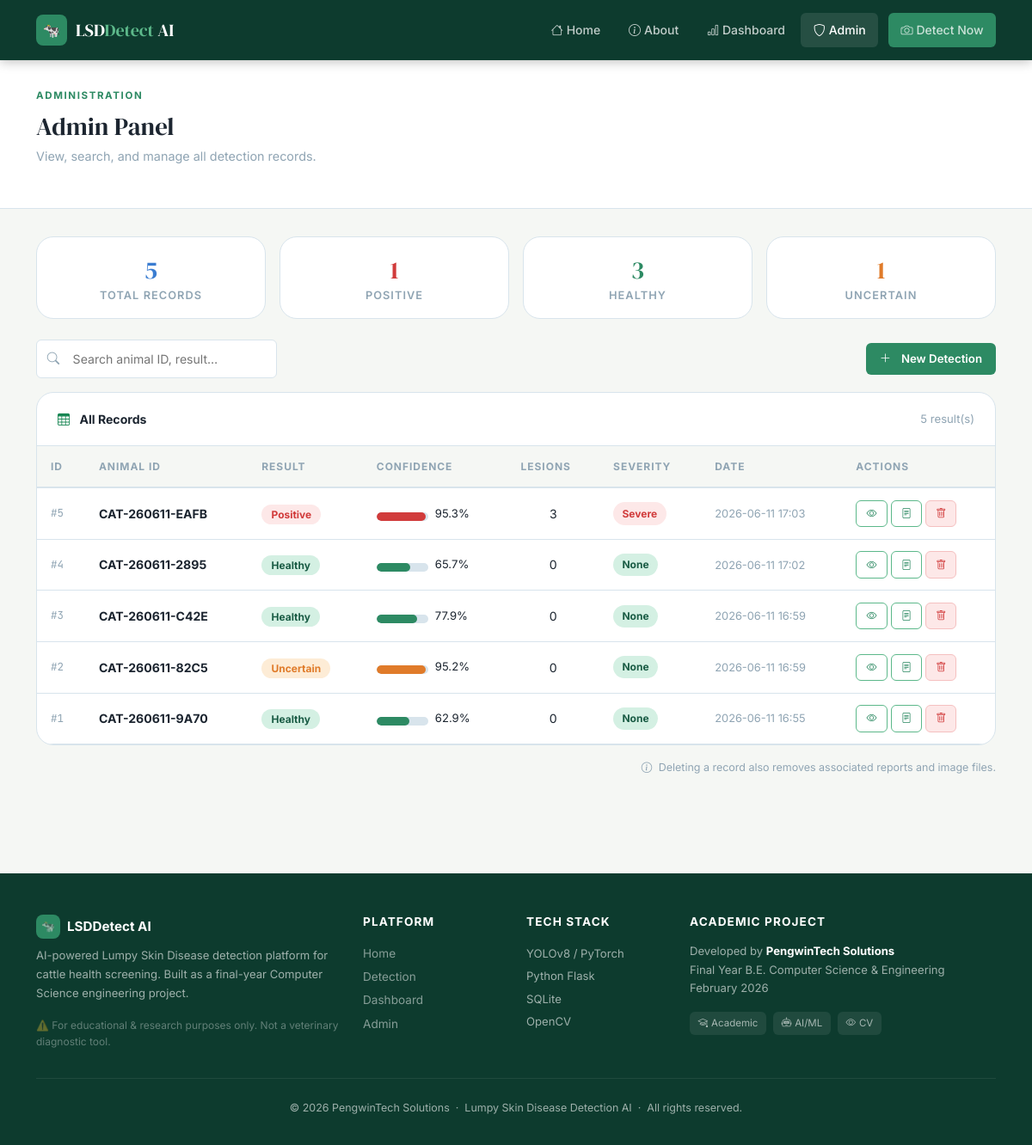
The page /admin on the database its author committed.
### tables this page shows
CREATE TABLE detections (
            id          INTEGER PRIMARY KEY AUTOINCREMENT,
            animal_id   TEXT NOT NULL,
            image_name  TEXT NOT NULL,
            image_path  TEXT NOT NULL,
            result      TEXT NOT NULL,          -- 'Positive' | 'Healthy' | 'Uncertain'
            confidence  REAL NOT NULL,
            lesion_count INTEGER DEFAULT 0,
            severity    TEXT DEFAULT 'None',    -- None | Mild | Moderate | Severe
            notes       TEXT,
            created_at  TEXT NOT NULL
        );

### app.py (the view)
@app.route('/admin')
def admin():
    search = request.args.get('q', '')
    records = db.get_all_detections(search=search)
    stats = db.get_dashboard_stats()
    return render_template('admin.html', records=records, search=search, stats=stats)

### database.py (called while the page is built)
def get_db():
    conn = sqlite3.connect(DB_PATH)
    conn.row_factory = sqlite3.Row
    return conn

def get_all_detections(search=''):
    conn = get_db()
    cursor = conn.cursor()
    if search:
        cursor.execute('''
            SELECT * FROM detections
            WHERE animal_id LIKE ? OR result LIKE ? OR image_name LIKE ?
            ORDER BY created_at DESC
        ''', (f'%{search}%', f'%{search}%', f'%{search}%'))
    else:
        cursor.execute('SELECT * FROM detections ORDER BY created_at DESC')
    rows = [dict(r) for r in cursor.fetchall()]
    conn.close()
    return rows

### templates/admin.html (shortened to what this page needs)
{% extends "base.html" %}
{% block content %}
<div class="page-header">
  <div class="container">
    <div class="section-eyebrow">Administration</div>
    <h1>Admin Panel</h1>
    <p>View, search, and manage all detection records.</p>
  </div>
</div>
<div class="container pb-5">
  <div class="row g-3 mb-4">
    {% for label, val, col in [
      ('Total Records', stats.total, 'stat-blue'),
      ('Positive', stats.positive, 'stat-red'),
      ('Healthy', stats.healthy, 'stat-green'),
      ('Uncertain', stats.uncertain, 'stat-amber')
    ] %}
    <div class="col-6 col-md-3">
      <div class="stat-card py-3">
        <div class="stat-number {{ col }}" style="font-size:1.8rem">{{ val }}</div>
        <div class="stat-label">{{ label }}</div>
      </div>
    </div>
    {% endfor %}
  </div>
  <div class="d-flex justify-content-between align-items-center flex-wrap gap-3 mb-3">
    <div class="search-wrap">
      <i class="bi bi-search search-icon"></i>
      <input type="text" id="adminSearch" class="search-input"
             placeholder="Search animal ID, result…"
             value="{{ search }}" />
    </div>
    <div class="d-flex gap-2">
      <a href="{{ url_for('detect') }}" class="btn-primary-custom" style="padding:.5rem 1rem;font-size:.83rem">
        <i class="bi bi-plus-lg me-1"></i>New Detection
      </a>
    </div>
  </div>
  <div class="card-shell">
    <div class="card-shell-header">
      <span style="font-weight:700;font-size:.88rem">
        <i class="bi bi-table me-2 text-success"></i>
        All Records
      </span>
      <span style="font-size:.82rem;color:var(--mist)">{{ records | length }} result(s)</span>
    </div>
    <div style="overflow-x:auto">
      <table class="data-table">
        <thead>
          <tr>
            <th>ID</th>
            <th>Animal ID</th>
            <th>Result</th>
            <th>Confidence</th>
            <th>Lesions</th>
            <th>Severity</th>
            <th>Date</th>
            <th>Actions</th>
          </tr>
        </thead>
        <tbody>
          {% if records %}
            {% for r in records %}
            <tr>
              <td style="font-family:var(--ff-mono);font-size:.78rem;color:var(--mist)">#{{ r.id }}</td>
              <td><strong>{{ r.animal_id }}</strong></td>
              <td><span class="badge-{{ r.result | lower }}">{{ r.result }}</span></td>
              <td>
                <div style="display:flex;align-items:center;gap:.5rem">
                  <div class="confidence-bar-wrap" style="width:60px">
                    <div class="confidence-bar"
                         data-width="{{ (r.confidence * 100) | round(1) }}"
                         style="width:{{ (r.confidence * 100) | round(1) }}%;
                           background:{% if r.result == 'Positive' %}var(--red-500){% elif r.result == 'Healthy' %}var(--green-500){% else %}var(--amber-500){% endif %}">
                    </div>
                  </div>
                  <span style="font-size:.82rem">{{ (r.confidence * 100) | round(1) }}%</span>
                </div>
              </td>
              <td style="text-align:center">{{ r.lesion_count }}</td>
              <td><span class="severity-pill sev-{{ r.severity | lower }}">{{ r.severity }}</span></td>
              <td style="font-size:.8rem;color:var(--mist);white-space:nowrap">{{ r.created_at[:16] }}</td>
              <td>
                <div class="d-flex gap-1">
                  <a href="{{ url_for('result', detection_id=r.id) }}"
                     class="btn-outline-custom"
                     style="padding:.3rem .7rem;font-size:.75rem">
                    <i class="bi bi-eye"></i>
                  </a>
                  <a href="{{ url_for('report', detection_id=r.id) }}"
                     class="btn-outline-custom"
                     style="padding:.3rem .7rem;font-size:.75rem">
                    <i class="bi bi-file-text"></i>
                  </a>
                  <form method="POST" action="{{ url_for('admin_delete', detection_id=r.id) }}"
                        style="display:inline">
                    <button type="submit"
                            class="btn-delete-record"
                            style="background:var(--red-100);color:var(--red-500);
                                   border:1px solid #f5c0c0;border-radius:var(--radius-sm);
                                   padding:.3rem .7rem;font-size:.75rem;cursor:pointer">
                      <i class="bi bi-trash"></i>
                    </button>
                  </form>
                </div>
              </td>
            </tr>
            {% endfor %}
          {% endif %}
        </tbody>
      </table>
    </div>
  </div>
  {% if records %}
  <div class="mt-3" style="font-size:.78rem;color:var(--mist);text-align:right">
    <i class="bi bi-info-circle me-1"></i>
    Deleting a record also removes associated reports and image files.
  </div>
  {% endif %}
</div>
{% endblock %}

### rows shown on the page
detections: id "3", result "HEALTHY", animal_id "CAT-260611-C42E", result "Healthy", (r.confidence*100)|round(1) "77.9", lesion_count "0", severity "None", created_at "2026-06-11 16:59"
detections: id "5", animal_id "CAT-260611-EAFB", result "Positive", (r.confidence*100)|round(1) "95.3", lesion_count "3", severity "Severe", created_at "2026-06-11 17:03"
detections: id "4", animal_id "CAT-260611-2895", result "Healthy", (r.confidence*100)|round(1) "65.7", lesion_count "0", severity "None", created_at "2026-06-11 17:02"
detections: id "2", animal_id "CAT-260611-82C5", result "Uncertain", (r.confidence*100)|round(1) "95.2", lesion_count "0", severity "None", created_at "2026-06-11 16:59"
detections: id "1", animal_id "CAT-260611-9A70", result "Healthy", (r.confidence*100)|round(1) "62.9", lesion_count "0", severity "None", created_at "2026-06-11 16:55"

### other values the page prints
{{ val }} "5" "1" "1"
{{ label }} "TOTAL RECORDS" "POSITIVE" "UNCERTAIN"
{{ records | length }} "5"
